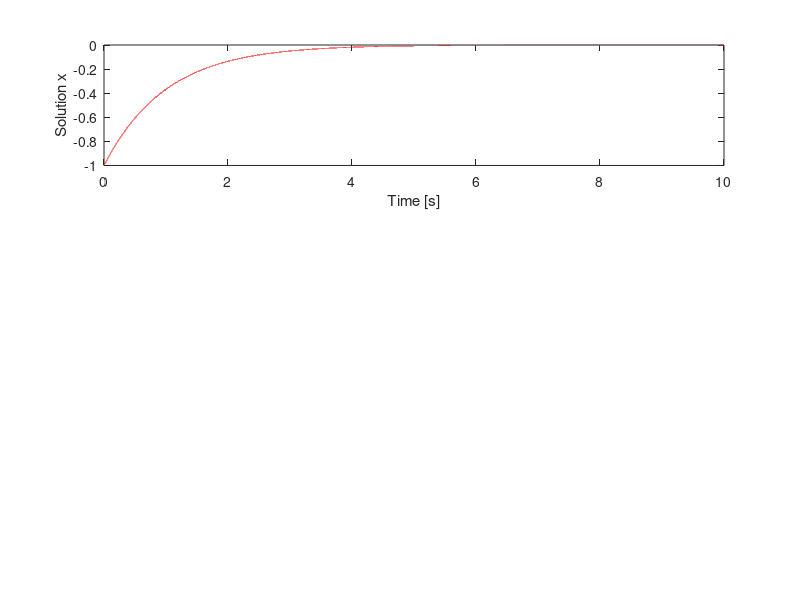

Write the MATLAB code that produced this figure.
clear all, close all, clc

t = 0:.0001:10;

y0(1,:) = [1; -1; 1];
y0(2,:) = [1; 2; 3];
y0(3,:) = [2; 1; 4];

A = [0 1 0; 
     0 0 1;
     4 4 -1];
clrs = ['r', 'b', 'k']; 

for i=1:1 
[t,y] = ode45(@(t,y) A*y, t, y0(i,:));
subplot(3,1,i)
plot(t,y(:,2),clrs(i))
hold on
end
xlabel('Time [s]')
ylabel('Solution x')